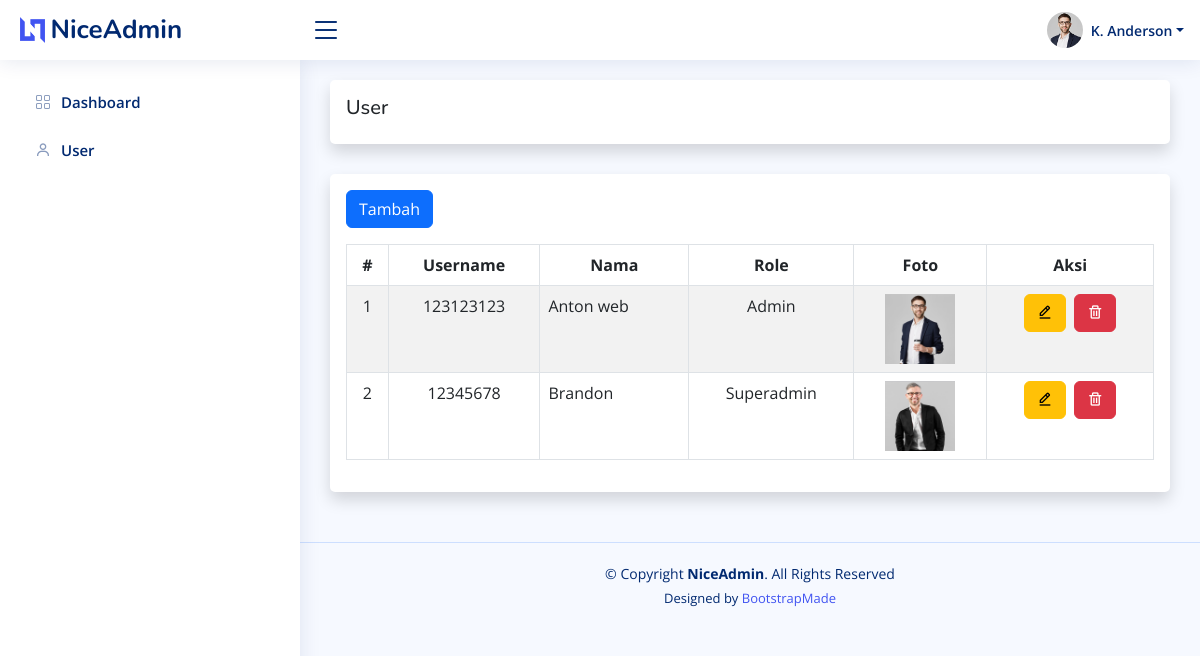
Page /admin/user/index.php on the committed database.
### tables this page shows
CREATE TABLE `user` (
  `id_user` int(11) NOT NULL,
  `username` varchar(128) NOT NULL,
  `password` varchar(255) NOT NULL,
  `nama` varchar(128) NOT NULL,
  `role` int(11) NOT NULL,
  `foto` varchar(255) DEFAULT NULL
);

### helper.php (called while the page is built, shortened)
<?php
$base_url = 'http://localhost/admin-template/';
$koneksi = mysqli_connect('localhost', 'root', '', 'admin_template');
function get($query)
{
    global $koneksi;
    $result = mysqli_query($koneksi, $query);
    $row = [];
    while ($data = mysqli_fetch_assoc($result)) {
        $row[] = $data;
    }
    return $row;
}

### admin/user/index.php (the view)
<?php require '../template/header.php' ?>
<?php $user = get("SELECT * FROM user ORDER BY id_user DESC"); ?>
<div class="card shadow p-3">
    <h5>User</h5>
</div>
<div class="card shadow p-3">
    <div class="mb-3">
        <a class="btn btn-primary" href="<?= $base_url; ?>admin/user/tambah.php" role="button">Tambah</a>
    </div>
    <div class="table-responsive">
        <table class="table table-striped table-bordered w-100" id="example">
            <thead>
                <tr>
                    <th class="text-center">#</th>
                    <th class="text-center">Username</th>
                    <th class="text-center">Nama</th>
                    <th class="text-center">Role</th>
                    <th class="text-center">Foto</th>
                    <th class="text-center">Aksi</th>
                </tr>
            </thead>
            <tbody>
                <?php $i = 1 ?>
                <?php foreach ($user as $row) : ?>
                    <tr>
                        <td class="text-center"><?= $i++; ?></td>
                        <td class="text-center"><?= $row['username']; ?></td>
                        <td class="text-start"><?= $row['nama']; ?></td>
                        <td class="text-center"><?= $row['role'] == 1 ? 'Superadmin' : 'Admin'; ?></td>
                        <td class="text-center">
                            <?php if ($row['foto']) : ?>
                                <img src="<?= $base_url; ?>/assets/uploads/user/<?= $row['foto']; ?>" alt="<?= $row['nama']; ?>" width="70">
                            <?php else : ?>
                                <img src="<?= $base_url; ?>assets/img/noprofil.png" alt="<?= $row['nama']; ?>" width="70">
                            <?php endif ?>
                        </td>
                        <td class="text-center text-nowrap">
                            <a class="btn btn-warning me-1" href="<?= $base_url; ?>admin/user/ubah.php?id=<?= $row['id_user']; ?>" role="button"><i class='bx bx-edit-alt'></i></a>
                            <a class="btn btn-danger" href="<?= $base_url; ?>admin/user/hapus.php?id=<?= $row['id_user']; ?>" role="button"><i class='bx bx-trash'></i></a>
                        </td>
                    </tr>
                <?php endforeach ?>
            </tbody>
        </table>
    </div>
</div>
<?php require '../template/footer.php' ?>

### assets/css/style.css (style rules this page uses)
:root { scroll-behavior: smooth; }
body { font-family: "Open Sans", sans-serif; background: #f6f9ff; color: #444444; }
a { color: #4154f1; text-decoration: none; }
h1, h2, h3, h4, h5, h6 { font-family: "Nunito", sans-serif; }
.card { margin-bottom: 30px; border: none; border-radius: 5px; box-shadow: 0px 0 30px rgba(1, 41, 112, 0.1); }

### rows in the picture
user: username "123123123", nama "Anton web", role "Admin", foto (picture)
user: username "12345678", nama "Brandon", role "Superadmin", foto (picture)
